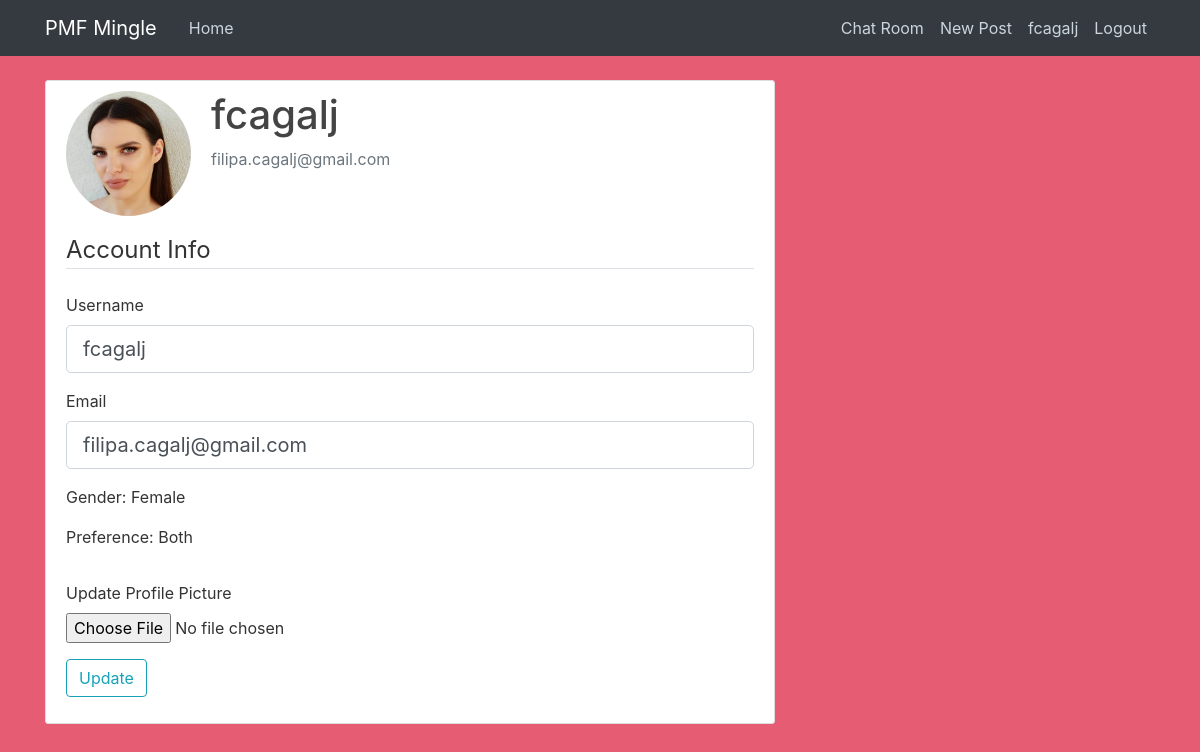
Page /account (signed in) on the committed database.
### datingapp/models.py (models this page shows, shortened)
class User(db.Model, UserMixin):
    id = db.Column(db.Integer, primary_key=True)
    username = db.Column(db.String(20), unique=True, nullable=False)
    email = db.Column(db.String(120), unique=True, nullable=False)
    image_file = db.Column(db.String(20), nullable=False,
                           default='default.jpg')
    password = db.Column(db.String(60), nullable=False)
    gender = db.Column(db.String(20), nullable=False)
    preference = db.Column(db.String(20), nullable=False)
    posts = db.relationship('Post', backref='author', lazy=True)
    liked = db.relationship(
        'PostLike',
        foreign_keys='PostLike.user_id',
        backref='user', lazy='dynamic')

### datingapp/routes.py (the view)
@app.route("/account", methods=['GET', 'POST'])
@login_required
def account():
    form = UpdateAccountForm()
    if form.validate_on_submit():
        if form.picture.data:
            picture_file = save_picture(form.picture.data)
            current_user.image_file = picture_file
        current_user.username = form.username.data
        current_user.email = form.email.data
        db.session.commit()
        flash('Your account has been updated!', 'success')
        return redirect(url_for('account'))
    elif request.method == 'GET':
        form.username.data = current_user.username
        form.email.data = current_user.email
    image_file = url_for('static', filename='profile_pics/' + current_user.image_file)
    return render_template('account.html', title='Account', image_file=image_file, form=form)

### datingapp/forms.py (shortened to what this page needs)
class UpdateAccountForm(FlaskForm):
    username = StringField('Username', validators=[
                           DataRequired(), Length(min=3, max=20)])
    email = StringField('Email', validators=[DataRequired(), Email()])
    submit = SubmitField('Update')
    picture = FileField('Update Profile Picture', validators=[FileAllowed(['jpg', 'png', 'jpeg'])])

### datingapp/models.py (called while the page is built)
@login_manager.user_loader
def load_user(user_id):
    return User.query.get(int(user_id))

### datingapp/templates/account.html (shortened to what this page needs)
{% extends "layout.html" %} {% block content %}
    <div class="content-section">
        <div class="media">
        <img class="rounded-circle  account-img" src="{{ image_file }}">
        <div class="media-body">
            <h2 class="account-heading">{{ current_user.username }}</h2>
            <p class="text-secondary">{{ current_user.email }}</p>
        </div>
        </div>
            <form method="POST" action="" enctype="multipart/form-data">
              <fieldset class="form-group">
                <legend class="border-bottom mb-4">Account Info</legend>
                <div class="form-group">
                  {{ form.username.label(class="form-control-label") }} {% if
                  form.username.errors %} {{ form.username(class="form-control
                  form-control-lg is-invalid") }}
                  <div class="invalid-feedback">
                    {% for error in form.username.errors %}
                    <span>{{ error }}</span>
                    {% endfor %}
                  </div>
                  {% else %} {{ form.username(class="form-control form-control-lg") }} {%
                  endif %}
                </div>
                <div class="form-group">
                  {{ form.email.label(class="form-control-label") }} {% if
                  form.email.errors %} {{ form.email(class="form-control form-control-lg
                  is-invalid") }}
                  <div class="invalid-feedback">
                    {% for error in form.email.errors %}
                    <span>{{ error }}</span>
                    {% endfor %}
                  </div>
                  {% else %} {{ form.email(class="form-control form-control-lg") }} {%
                  endif %}
                </div>
                <div class="form-group">
                  <p>Gender: {{ current_user.gender }}</p>
                  <p>Preference: {{ current_user.preference }}</p>
                </div>
              </fieldset>
              <div class="form-group">
                {{ form.picture.label() }}
                {{ form.picture(class="form-control-file") }}
              </div>
              <div class="form-group">
                {{ form.submit(class="btn btn-outline-info") }}
              </div>
            </form>
        </div>
{% endblock content %}

### datingapp/templates/layout.html (shortened to what this page needs)
<!DOCTYPE html>
<html>
<head>
    <link rel="stylesheet" href="https://maxcdn.bootstrapcdn.com/bootstrap/4.0.0/css/bootstrap.min.css">
    <link rel="stylesheet" type="text/css" href="{{ url_for('static', filename='main.css') }}">
</head>
<body>
    <header class="site-header">
      <nav class="navbar navbar-expand-md navbar-dark bg-dark fixed-top">
        <div class="container">
          <a class="navbar-brand mr-4" href="/">PMF Mingle</a>
          <div class="collapse navbar-collapse" id="navbarToggle">
            <div class="navbar-nav mr-auto">
              <a class="nav-item nav-link" href="{{ url_for('home') }}">Home</a>
            </div>
            <div class="navbar-nav">
              {% if current_user.is_authenticated %}
                <a class="nav-item nav-link" href="{{ url_for('chat') }}">Chat Room</a>
                <a class="nav-item nav-link" href="{{ url_for('new_post') }}">New Post</a>
                <a class="nav-item nav-link" href="{{ url_for('account') }}">{{ current_user.username }}</a>
                <a class="nav-item nav-link" href="{{ url_for('logout') }}">Logout</a>
              {% else %}
                <a class="nav-item nav-link" href="{{ url_for('login') }}">Login</a>
                <a class="nav-item nav-link" href="{{ url_for('register') }}">Register</a>
              {% endif %}
            </div>
          </div>
        </div>
      </nav>
    </header>
    <main role="main" class="container">
      <div class="row">
        <div class="col-md-8">
          {% block content %}{% endblock %}
    </main>
</body>
</html>

### datingapp/static/main.css (style rules this page uses)
body { background: rgb(230, 92, 115); color: #333333; margin-top: 5rem; }
h1, h2, h3, h4, h5, h6 { color: #444444; }
.site-header .navbar-nav .nav-link { color: #cbd5db; }
.content-section { background: #ffffff; padding: 10px 20px; border: 1px solid #dddddd; border-radius: 3px; margin-bottom: 20px; }
.account-img { height: 125px; width: 125px; margin-right: 20px; margin-bottom: 16px; }
.account-heading { font-size: 2.5rem; }

### rows in the picture
User: username "fcagalj", email "filipa.cagalj@gmail.com", gender "Female", preference "Both"
